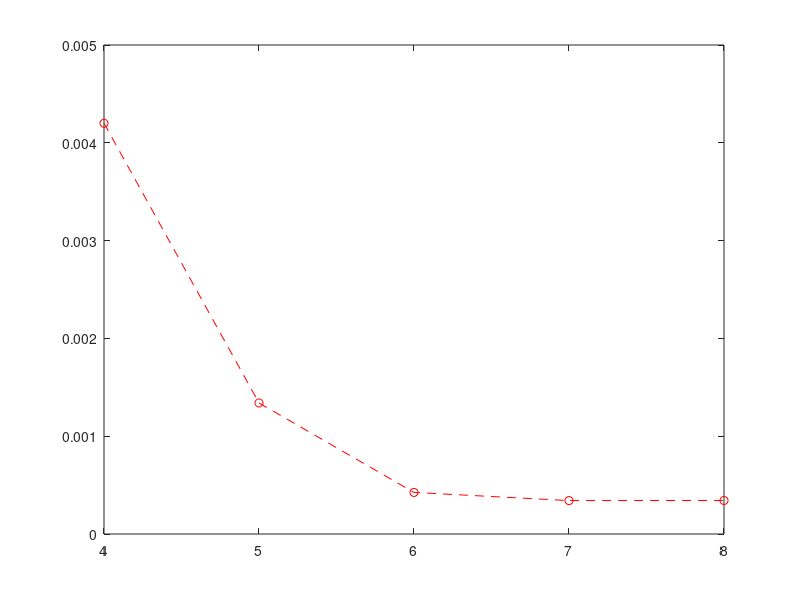

The MATLAB script that drew this image:
d = [];
p = [];
for m = 4:8
    sn = 0;
    s = 7 + 1*10^(-m);
    for n = 0:10000
        sn = sn + round(24/(n^2 + 8*n + 15)*10^m)/10^m;
    end
    d = [d;round(abs(sn - s)*10^m)/10^m];
    p = [p; round(d(m-3)/s*10^m)/10^m]
end
plot([4, 5, 6, 7, 8], p, 'ro--')